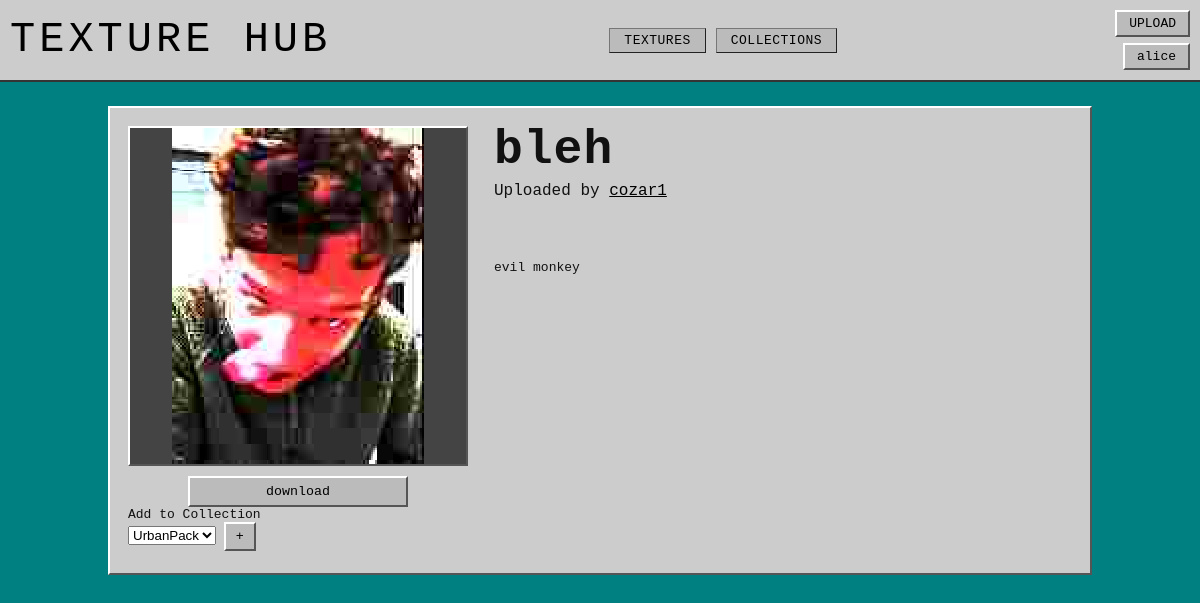
Screenshot of /texture/1 (signed in) with the database file from the repository.
### app.py (models this page shows)
class User(db.Model):
    __tablename__ = 'User'
    user_id = db.Column(db.Integer, primary_key=True)
    user_name = db.Column(db.String(80), unique=True, nullable=False)
    user_password = db.Column(db.String(120), nullable=False)
    user_rating = db.Column(db.Integer, default=0)

class Texture(db.Model):
    __tablename__ = 'Texture'
    texture_id = db.Column(db.Integer, primary_key=True)
    texture_name = db.Column(db.String(80), unique=True, nullable=False)
    texture_address = db.Column(db.String(120), nullable=False)
    texture_user_id = db.Column(db.Integer, default=0)
    texture_tags = db.Column(db.String(200), nullable=True)

### app.py (the view, shortened to what this page needs)
@app.route('/texture/<texture_id>', methods=["POST", "GET"])
def texture(texture_id):
    user = get_current_user()
    if user is None:
        return redirect('/login')
    collections = Collection.query.filter_by(collection_user_id=user.user_id).all()
    texture = Texture.query.filter_by(texture_id=texture_id).first()
    uploaded_user = User.query.filter_by(user_id=texture.texture_user_id).first()
    return render_template('texture.html', user=get_current_user(), texture=texture, uploaded_user=uploaded_user, collections=collections)

### app.py (called while the page is built)
def get_current_user():
    user_id = session.get('user_id')
    if user_id is None:
        return None
    return User.query.get(user_id)

@app.template_filter('texture_url')
def texture_image_url(address):
    if not address:
        return DEFAULT_TEXTURE_URL
    addr = str(address).strip().replace('\\', '/')
    if addr.startswith('/static/images/'):
        rel = addr[len('/static/images/') :]
    elif addr.startswith('static/images/'):
        rel = addr[len('static/images/') :]
    else:
        rel = os.path.basename(addr)
    rel = os.path.basename(rel)
    if not rel or rel.startswith('.'):
        return DEFAULT_TEXTURE_URL
    full = os.path.join(STATIC_IMAGES_DIR, rel)
    if os.path.isfile(full):
        return f'/static/images/{rel}'
    return DEFAULT_TEXTURE_URL

### templates/texture.html (shortened to what this page needs)
{% extends "template.html" %}
{% block content %}
<div class="texture-shell">
    <main class="texture-shell__main">
        <section class="texture-panel">
            <div class="texture-hero">
                <div class="texture-hero__preview">
                    <div class="texture-hero__frame">
                        <img class="texture-hero__img" src="{{ texture.texture_address | texture_url }}" alt="{{ texture.texture_name }}">
                    </div>
                    <form class="texture-hero__download" action="/download/{{texture.texture_id}}" method="post">
                        <input type="submit" value="download" name="download">
                    </form>
                    <label for="cars">Add to Collection</label>
                    <form action="/texture/{{texture.texture_id}}" method="post">
                        <select name="collection" id="cars">
                            {% for item in collections %}
                            <option value="{{ item.collection_id }}">{{ item.collection_name }}</option>
                            {% endfor %}
                        </select>
                        <input type="submit" value="+" name="add_to_collection">
                    </form>
                </div>
                <div class="texture-hero__meta">
                    <h1 class="texture-hero__title">{{ texture.texture_name }}</h1>
                    <div class="texture-hero__sub">Uploaded by <a class="texture-hero__user" href="/user/{{ uploaded_user.user_name }}">{{ uploaded_user.user_name }}</a></div>
                    <div class="texture-hero__blurb" aria-hidden="true">
                        <div> </div>
                        <div> </div>
                        <div> </div>
                    </div>
                    {% if texture.texture_tags %}
                        {% for tag in texture.texture_tags.split(',') %}
                        <span class="texture-tag">{{ tag.strip() }}</span>
                        {% endfor %}
                    {% endif %}
                </div>
            </div>
        </section>
    </main>
</div>
{% endblock %}

### templates/template.html (shortened to what this page needs)
<!DOCTYPE html>
<html lang="en">
<head>
    <link rel="stylesheet" href="/static/style.css">
</head>
<body>
    {% if request.endpoint not in ('login', 'signup') %}
    <header class="topbar">
        <a href="/" class="logo">TEXTURE HUB</a>
        <nav class="nav">
            <a href="/0" class="nav-btn {% if request.path == '/' %}nav-btn--active{% endif %}">TEXTURES</a>
            <a href="/1" class="nav-btn {% if request.path == '/collections' %}nav-btn--active{% endif %}">COLLECTIONS</a>
        </nav>
        <nav class="auth">
            {% if user %}
                <a href="/upload">UPLOAD</a>
                <a class="dropbtn" href="/user/{{ user.user_name }}">{{ user.user_name }}</a>
            {% else %}
                <a href="/login">LOGIN</a>
                <a href="/signup">SIGNUP</a>
            {% endif %}
        </nav>
    </header>
    {% endif %}
    {% block content %}
    {% endblock %}
</body>
</html>

### static/style.css (style rules this page uses)
:root { --bg-main: #008080; --bg-light: #ccc; --bg-mid: #bbb; --bg-dark: #999; --bg-panel: #aaa; --text-main: #111; --text-invert: #fff; --border-light: #888; --border-dark: #777; --bevel-hi: #fff; --bevel-lo: #555; --bevel-mid: #111; --border-outset: 2px outset var(--border-light); --border-inset: 1px outset var(--border-dark); --pad-sm: 5px; --pad-md: 10px; --pad-lg: 20px; }
* { image-rendering: pixelated; }
body { margin: 0; font-family: monospace; background: var(--bg-main); color: var(--text-main); }
button, .dropbtn, .texture-name, input[type="submit"] { padding: var(--pad-sm) var(--pad-md); background: var(--bg-mid); border: 2px solid var(--bevel-mid); border-top-color: var(--bevel-hi); border-left-color: var(--bevel-hi); border-right-color: var(--bevel-lo); border-bottom-color: var(--bevel-lo); cursor: pointer; font-family: monospace; }
a { padding: var(--pad-sm) var(--pad-md); background: var(--bg-mid); border: 2px solid var(--bevel-mid); border-top-color: var(--bevel-hi); border-left-color: var(--bevel-hi); border-right-color: var(--bevel-lo); border-bottom-color: var(--bevel-lo); cursor: pointer; font-family: monospace; color: black; text-decoration: none; }
input, .search { background: var(--bg-mid); border: 2px solid var(--bevel-mid); border-top-color: var(--bevel-lo); border-left-color: var(--bevel-lo); border-right-color: var(--bevel-hi); border-bottom-color: var(--bevel-hi); font-family: monospace; }
.topbar { display: flex; justify-content: space-between; align-items: center; padding: var(--pad-md); background: var(--bg-light); border-bottom: var(--border-outset); gap: 14px; }
.logo { margin: 0; letter-spacing: 4px; font-size: 42px; line-height: 1; padding: 0; background: transparent; border: 0; }
.nav { display: flex; align-items: center; gap: 10px; }
.nav-btn { display: inline-block; padding: 4px 14px; background: var(--bg-mid); border: var(--border-inset); font-family: monospace; text-decoration: none; color: #000; letter-spacing: 0.5px; }
.auth { display: flex; flex-direction: column; align-items: flex-end; gap: 6px; }
.auth a { padding: 4px 12px; }
.texture-shell { min-height: calc(100vh - 60px); background: var(--bg-main); padding: 24px 0 34px; box-sizing: border-box; display: block; }
.texture-shell__main { background: transparent; padding: 0; }
.texture-panel { width: min(980px, calc(100% - 32px)); margin: 0 auto; background: var(--bg-light); border: 2px solid var(--bevel-mid); border-top-color: var(--bevel-hi); border-left-color: var(--bevel-hi); border-right-color: var(--bevel-lo); border-bottom-color: var(--bevel-lo); }
.texture-hero { display: grid; grid-template-columns: 340px 1fr; gap: 26px; align-items: start; padding: 18px 18px 22px; }
.texture-hero__frame { background: #666; border: 2px solid var(--bevel-mid); border-top-color: var(--bevel-hi); border-left-color: var(--bevel-hi); border-right-color: var(--bevel-lo); border-bottom-color: var(--bevel-lo); }
.texture-hero__img { width: 100%; display: block; aspect-ratio: 1; object-fit: contain; background: #444; }
.texture-hero__download { margin-top: 10px; text-align: center; }
.texture-hero__download input[type="submit"] { width: 100%; max-width: 220px; padding: 6px 10px; background: var(--bg-mid); text-transform: lowercase; }
.texture-hero__title { margin: 0; font-size: 48px; line-height: 1; letter-spacing: 1px; font-weight: 700; }
.texture-hero__sub { margin-top: 8px; font-size: 16px; }
.texture-hero__user { padding: 0; background: transparent; border: 0; text-decoration: underline; }
.texture-hero__blurb { margin-top: 18px; max-width: 520px; font-size: 14px; line-height: 1.55; opacity: 0.9; }
.texture-hero__blurb div { height: 14px; }

### rows the page displays
User: user_name "alice"
Texture: texture_address|texture_url (picture), texture_name "bleh"
User: user_name "cozar1"

### other values shown
{{ tag.strip() }} "evil" "monkey"
form field collection "UrbanPack"
